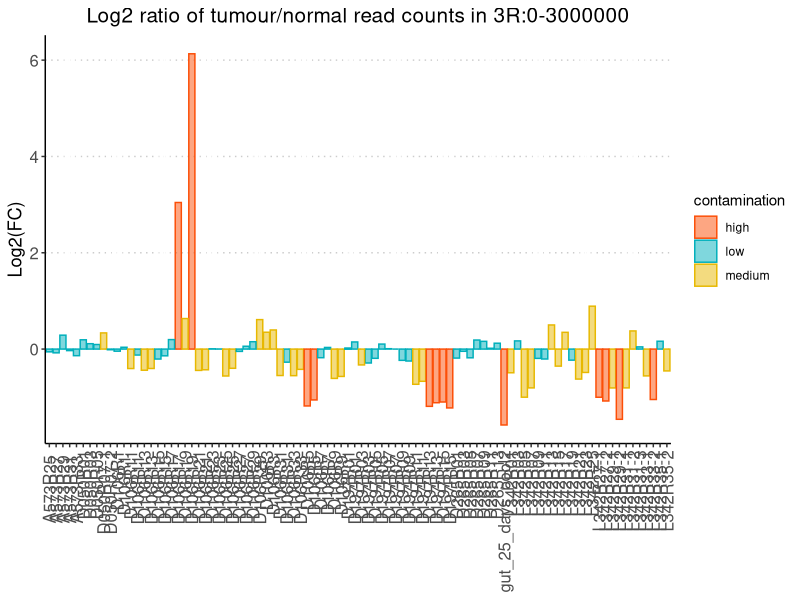

Here is the R script that generated this plot:
library(tidyverse)
setwd("~/GitHub/winlow/")

#' Set a clean ggplot2
#' @keywords theme
#' @import ggplot2
cleanTheme <- function(base_size = 12, hide_legend = FALSE, rotate_x = FALSE) {
  
  mod_theme <-
    ggplot2::theme(
      plot.title = element_text(hjust = 0.5, size = 15),
      panel.background = element_blank(),
      plot.background = element_rect(fill = "transparent", colour = NA),
      panel.grid.major.y = element_line(color = "grey80", size = 0.5, linetype = "dotted"),
      axis.line.x = element_line(color = "black", size = 0.5),
      axis.line.y = element_line(color = "black", size = 0.5),
      axis.text = element_text(size = base_size),
      axis.title = element_text(size = base_size + base_size/10),
      strip.text = element_text(size = base_size),
      text = element_text(family = "Helvetica"),
      strip.background = element_rect(color = "#232323", fill = "#0508382C", size = .5, linetype = "solid")
    )
  if(hide_legend){
    mod_theme <- mod_theme + ggplot2::theme(legend.position="none")
  }
  if(rotate_x){
    mod_theme <- mod_theme + ggplot2::theme(
      axis.text.x = element_text(angle = 90, hjust = 1, vjust = 0.5, size = base_size)
    )
  }
  return(mod_theme)
}


ec_stats <- read.delim("stats.csv", sep=',', header = F)
colnames(ec_stats) <- c('sample', 'tissue', 'total_reads', 'locus', 'n_samples', 'av_read_count', 'fc', 'log2_FC', 'p-val', 'sig')

ec_stats <- ec_stats %>%
  dplyr::filter(tissue == 'tumour') %>%
  dplyr::mutate(contamination = ifelse(abs(log2_FC) >= 1, 'high',
                                       ifelse(abs(log2_FC) >= 0.32, 'medium', 'low'))) %>%
  dplyr::mutate(group = substring(sample, 1, 1))

colours <- c(
  "low" = "#00AFBB",
  "medium" = "#E7B800",
  "high" = "#FC4E07"
)

ec_stats %>% 
  ggplot(.) +
  geom_bar(aes(sample, log2_FC, colour = contamination, fill = contamination), alpha = 0.5, stat = "identity") +
  scale_colour_manual(values = colours) +
  scale_fill_manual(values = colours) +
  scale_y_continuous("Log2(FC)") +
  cleanTheme(rotate_x = 'T', ) +
  theme(axis.title.x = element_blank()) +
  ggtitle("Log2 ratio of tumour/normal read counts in 3R:0-3000000")
